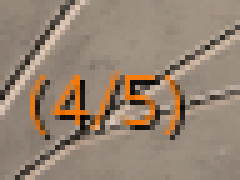
#> input picture tests/ocr sampling/00zh/zz_origional/zerg-zweihaka/orange_test.png, 48 x 36 px, found by its file name (shown 5 times larger)
$ python orangetuner_v2.py
#> lines starting #> are read from the running program, lines starting #| are printed output that depends on the picture; after the words box and inside, x2 and y2 are one past the last pixel; in counts of white or black regions, pixels touching at a corner belong together
#> in main, img is the input picture: shape (36, 48, 3); mean B, G, R 114, 131, 149.3
#> slider 'Extraction Mode' is set to 1
#> slider 'TopHat' is set to 6
#> slider 'Erode' is set to 1
# -*- coding: utf-8 -*-
import cv2
import numpy as np

# === 填入你的橙色文字原始截图路径 ===
IMAGE_PATH = 'raw_screenshots/orange_test.png'
# ===================================

window_name = 'Orange Text Tuner V2 - Saturation Special'

def nothing(x):
    pass

def processing_pipeline(img_bgr):
    # === 获取滑块参数 ===
    scale_x10 = cv2.getTrackbarPos('Scale (x10)', window_name)
    mode = cv2.getTrackbarPos('Extraction Mode', window_name) # 核心切换

    tophat_k = cv2.getTrackbarPos('TopHat', window_name)
    thresh_val = cv2.getTrackbarPos('Threshold', window_name)
    erode_iter = cv2.getTrackbarPos('Erode', window_name)

    # 1. 放大 (Scale)
    scale = max(1.0, scale_x10 / 10.0)
    h, w = img_bgr.shape[:2]
#> h = 36; w = 48
    img_resized = cv2.resize(img_bgr, (int(w * scale), int(h * scale)), interpolation=cv2.INTER_CUBIC)
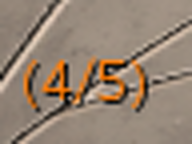
#> img_resized: shape (144, 192, 3); mean B, G, R 114, 131, 149.3

    # 2. 核心特征提取 (Extraction Strategy)
    if mode == 0:
        # [Mode 0] 饱和度法 (Saturation) - 强力推荐
        # 橙色很鲜艳(S高)，背景很灰(S低)。提取 S 通道能瞬间分离。
        hsv = cv2.cvtColor(img_resized, cv2.COLOR_BGR2HSV)
        _, s, _ = cv2.split(hsv)
        gray = s

    elif mode == 1:
        # [Mode 1] 色差法 (Red - Blue)
        # 橙色(R高B低) vs 灰色(R中B中)。相减后橙色亮，灰色暗。
        b, g, r = cv2.split(img_resized)
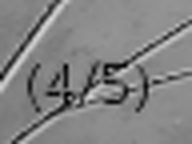
#> g: shape (144, 192); min 0, max 214, mean 131
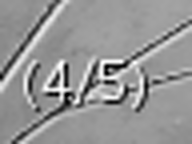
#> r: shape (144, 192); min 0, max 255, mean 149.3
        gray = cv2.subtract(r, b)
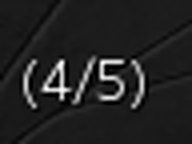
#> gray: shape (144, 192); min 0, max 255, mean 35.5

    else:
        # [Mode 2] 原始 R+G (备用)
        b, g, r = cv2.split(img_resized)
        gray = cv2.addWeighted(r, 0.6, g, 0.4, 0)

    # 3. 顶帽运算 (TopHat) - 辅助去纹理
    if tophat_k > 0:
        k_size = (tophat_k * 2) + 1
        kernel = cv2.getStructuringElement(cv2.MORPH_RECT, (k_size, k_size))
        gray = cv2.morphologyEx(gray, cv2.MORPH_TOPHAT, kernel)
        gray = cv2.normalize(gray, None, 0, 255, cv2.NORM_MINMAX)

    # 4. 双边滤波
    filtered = cv2.bilateralFilter(gray, d=9, sigmaColor=100, sigmaSpace=75)
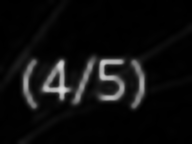
#> filtered: shape (144, 192); min 0, max 220, mean 14.4

    # 5. 全局阈值
    _, binary = cv2.threshold(filtered, thresh_val, 255, cv2.THRESH_BINARY)
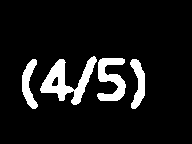
#> binary: shape (144, 192); 9.5% white; 4 white regions, box (x1, y1, x2, y2) and area: (40, 56, 97, 105) 1078, (97, 58, 126, 101) 709, (130, 59, 145, 109) 418, (22, 59, 38, 109) 411

    # 6. 腐蚀
    if erode_iter > 0:
        kernel = cv2.getStructuringElement(cv2.MORPH_RECT, (2, 2))
        binary = cv2.erode(binary, kernel, iterations=erode_iter)
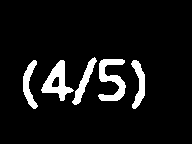
#> binary: shape (144, 192); 7.9% white; 5 white regions, box (x1, y1, x2, y2) and area: (98, 59, 126, 101) 595, (41, 60, 74, 101) 568, (131, 60, 145, 109) 347, (72, 57, 97, 105) 344, (23, 60, 38, 109) 338

    return binary

def main():
    img = cv2.imread(IMAGE_PATH)
    if img is None:
        print(f"错误：找不到图片 {IMAGE_PATH}")
        return

    cv2.namedWindow(window_name, cv2.WINDOW_NORMAL)
    cv2.resizeWindow(window_name, 1000, 800)

    # === 滑块配置 ===
    cv2.createTrackbar('Scale (x10)', window_name, 40, 60, nothing) # 默认 4.0x

    # 模式切换: 0=饱和度(推荐), 1=色差(R-B), 2=旧版
    cv2.createTrackbar('Extraction Mode', window_name, 0, 2, nothing)

    # TopHat: 饱和度法通常不需要太大的TopHat，0-5即可
    cv2.createTrackbar('TopHat', window_name, 0, 20, nothing)

    # Threshold: 饱和度提取后，背景通常很黑，阈值可以设低一点 (20-60)
    cv2.createTrackbar('Threshold', window_name, 40, 255, nothing)

    cv2.createTrackbar('Erode', window_name, 0, 3, nothing)

    print("="*40)
    print("【橙色 V2 调试指南】")
    print("1. Extraction Mode: 请优先尝试 [0] (饱和度法)。")
    print("   - 这应该能瞬间把灰背景变黑。")
    print("2. Threshold: 在模式 0 下，试着调整到 30-60 左右。")
    print("3. TopHat: 如果还有一点点背景纹理，轻轻拉一点 (1-3)。")
    print("="*40)

    while True:
        res = processing_pipeline(img)
        cv2.imshow(window_name, res)
        if cv2.waitKey(50) & 0xFF == 27: break
#> (key Esc is pressed here)

    print(f"Mode: {cv2.getTrackbarPos('Extraction Mode', window_name)}")
    print(f"TopHat: {cv2.getTrackbarPos('TopHat', window_name)}")
    print(f"Threshold: {cv2.getTrackbarPos('Threshold', window_name)}")
    print(f"Erode: {cv2.getTrackbarPos('Erode', window_name)}")

    cv2.destroyAllWindows()

if __name__ == '__main__':
    main()
